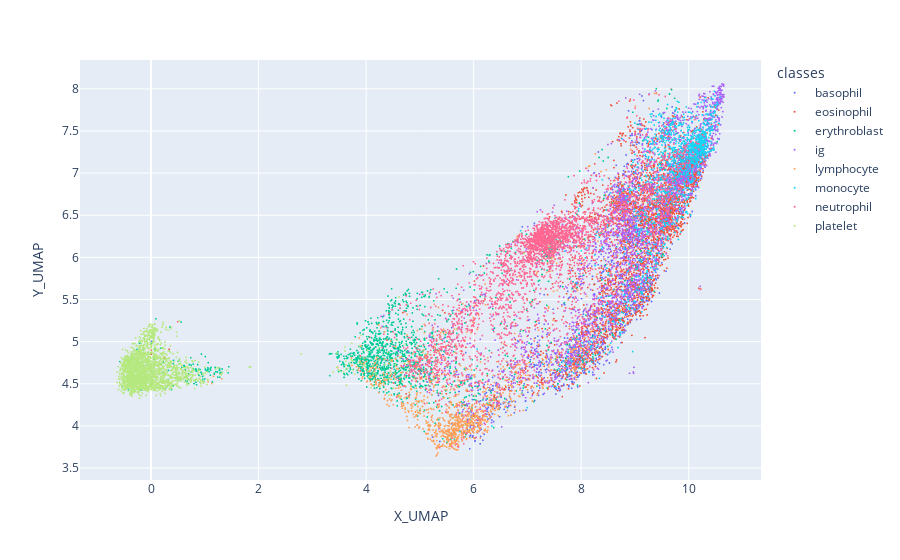

The notebook cell saved with this chart:
### Code cell
fig_2d = px.scatter(data_frame = plot_df, x='X_UMAP', y='Y_UMAP', color=df.classes, labels={'color': 'classes'})
fig_2d.update_traces(marker_size=2)
fig_2d.show()

### Figure 1 — Plotly figure (JSON) as saved in the notebook; plotly's stock layout.template omitted (floating-point values rounded to 4 significant figures; data arrays with more than 128 entries replaced by an {"elided": "..."} marker saying what was removed)
{"data": [{"hovertemplate": "classes=basophil<br>X_UMAP=%{x}<br>Y_UMAP=%{y}<extra></extra>", "legendgroup": "basophil", "marker": {"color": "#636efa", "size": 2, "symbol": "circle"}, "mode": "markers", "name": "basophil", "showlegend": true, "type": "scattergl", "x": {"elided": "1218 float values"}, "xaxis": "x", "y": {"elided": "1218 float values"}, "yaxis": "y"}, {"hovertemplate": "classes=eosinophil<br>X_UMAP=%{x}<br>Y_UMAP=%{y}<extra></extra>", "legendgroup": "eosinophil", "marker": {"color": "#EF553B", "size": 2, "symbol": "circle"}, "mode": "markers", "name": "eosinophil", "showlegend": true, "type": "scattergl", "x": {"elided": "3117 float values"}, "xaxis": "x", "y": {"elided": "3117 float values"}, "yaxis": "y"}, {"hovertemplate": "classes=erythroblast<br>X_UMAP=%{x}<br>Y_UMAP=%{y}<extra></extra>", "legendgroup": "erythroblast", "marker": {"color": "#00cc96", "size": 2, "symbol": "circle"}, "mode": "markers", "name": "erythroblast", "showlegend": true, "type": "scattergl", "x": {"elided": "1551 float values"}, "xaxis": "x", "y": {"elided": "1551 float values"}, "yaxis": "y"}, {"hovertemplate": "classes=ig<br>X_UMAP=%{x}<br>Y_UMAP=%{y}<extra></extra>", "legendgroup": "ig", "marker": {"color": "#ab63fa", "size": 2, "symbol": "circle"}, "mode": "markers", "name": "ig", "showlegend": true, "type": "scattergl", "x": {"elided": "2744 float values"}, "xaxis": "x", "y": {"elided": "2744 float values"}, "yaxis": "y"}, {"hovertemplate": "classes=lymphocyte<br>X_UMAP=%{x}<br>Y_UMAP=%{y}<extra></extra>", "legendgroup": "lymphocyte", "marker": {"color": "#FFA15A", "size": 2, "symbol": "circle"}, "mode": "markers", "name": "lymphocyte", "showlegend": true, "type": "scattergl", "x": {"elided": "1214 float values"}, "xaxis": "x", "y": {"elided": "1214 float values"}, "yaxis": "y"}, {"hovertemplate": "classes=monocyte<br>X_UMAP=%{x}<br>Y_UMAP=%{y}<extra></extra>", "legendgroup": "monocyte", "marker": {"color": "#19d3f3", "size": 2, "symbol": "circle"}, "mode": "markers", "name": "monocyte", "showlegend": true, "type": "scattergl", "x": {"elided": "1420 float values"}, "xaxis": "x", "y": {"elided": "1420 float values"}, "yaxis": "y"}, {"hovertemplate": "classes=neutrophil<br>X_UMAP=%{x}<br>Y_UMAP=%{y}<extra></extra>", "legendgroup": "neutrophil", "marker": {"color": "#FF6692", "size": 2, "symbol": "circle"}, "mode": "markers", "name": "neutrophil", "showlegend": true, "type": "scattergl", "x": {"elided": "3279 float values"}, "xaxis": "x", "y": {"elided": "3279 float values"}, "yaxis": "y"}, {"hovertemplate": "classes=platelet<br>X_UMAP=%{x}<br>Y_UMAP=%{y}<extra></extra>", "legendgroup": "platelet", "marker": {"color": "#B6E880", "size": 2, "symbol": "circle"}, "mode": "markers", "name": "platelet", "showlegend": true, "type": "scattergl", "x": {"elided": "2348 float values"}, "xaxis": "x", "y": {"elided": "2348 float values"}, "yaxis": "y"}], "layout": {"legend": {"title": {"text": "classes"}, "tracegroupgap": 0}, "margin": {"t": 60}, "xaxis": {"anchor": "y", "domain": [0, 1], "title": {"text": "X_UMAP"}}, "yaxis": {"anchor": "x", "domain": [0, 1], "title": {"text": "Y_UMAP"}}}}
